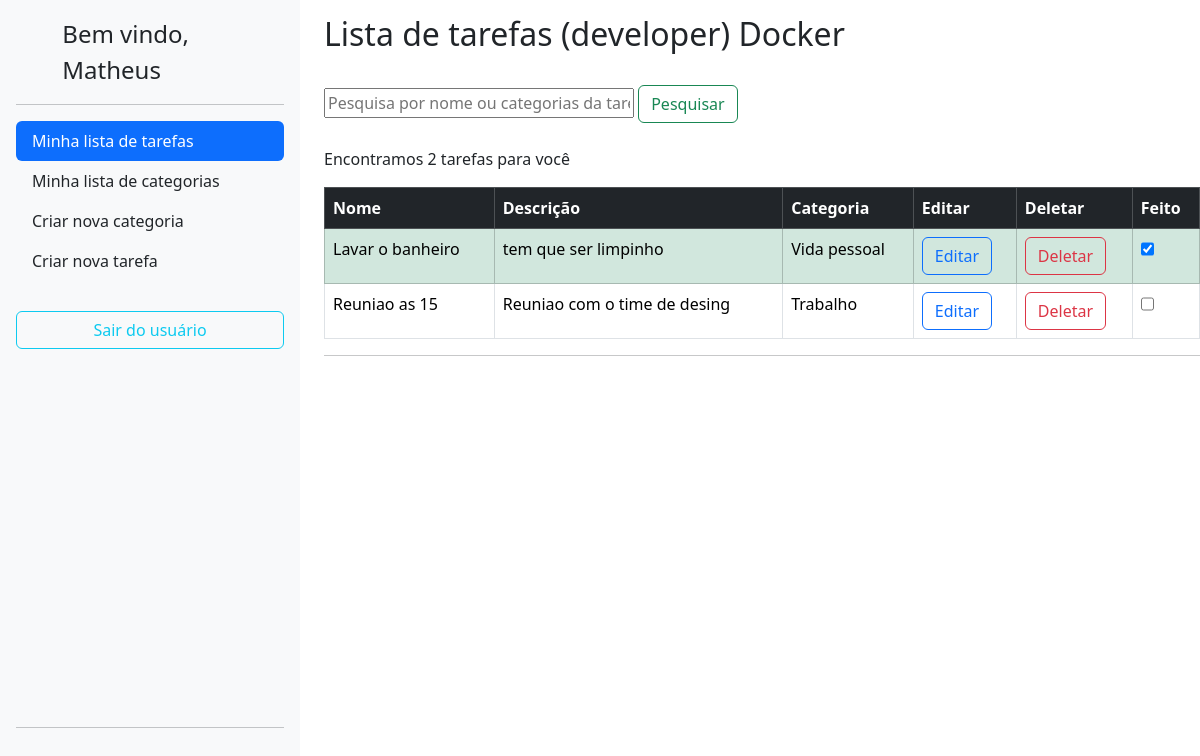
Page / (signed in) on the committed database.
### lizetest/accounts/models.py (models this page shows, shortened)
class User(AbstractBaseUser, PermissionsMixin):
	username = models.CharField(
		_('username'),
		max_length=150,
		unique=True,
		help_text=('150 caracteres ou menos. Letras, números e @/./+/-/_ apenas.'),
		error_messages={
			'unique': _("A user with that username already exists."),
		},
		null=True,
		blank=True
	)
	name = models.CharField(_('name'), max_length=100, blank=True)
	email = models.EmailField(_('email address'), unique=True)
	is_staff = models.BooleanField(
		_('staff status'),
		default=False,
		help_text=_('Designates whether the user can log into this admin site.'),
	)
	is_active = models.BooleanField(
		_('active'),
		default=True,
		help_text=_(
			'Designates whether this user should be treated as active. '
			'Unselect this instead of deleting accounts.'
		),
	)
	objects = UserManager()
	EMAIL_FIELD = 'email'
	USERNAME_FIELD = 'username'
	REQUIRED_FIELDS = ['email']
	class Meta:
		verbose_name = 'usuário'
		verbose_name_plural = 'usuários'

### lizetest/todo/models.py (models this page shows, shortened)
class Task(BaseModel):
    title = models.CharField(max_length=255)
    description = models.TextField()
    category = models.ForeignKey(Category, on_delete=models.CASCADE)
    completion_date = models.DateTimeField(null=True, blank=True)
    completed = models.BooleanField(default=False)
    author = models.ForeignKey(User,on_delete=models.CASCADE,blank=True)

### lizetest/category/models.py (models this page shows)
class Category(BaseModel):
    name = models.CharField(max_length=255)
    author = models.ForeignKey(User,on_delete=models.CASCADE,blank=True)
    def __str__(self):
        return self.name

### lizetest/todo/views.py (the view)
# urls.py: path('', TaskListView.as_view(), name='task_list'),
class TaskListView(ListView,BaseViews):
    model = Task
    template_name = 'task_list.html'
    context_object_name = 'tasks'
    def get_queryset(self):
        queryset = Task.objects.filter(author=self.request.user)
        query = self.request.GET.get('query_task')
        if query:
            queryset = queryset.filter(
                Q(title__icontains=query) |
                Q(category__name__icontains=query)
            )
        return queryset
    def get_context_data(self, **kwargs):
        context = super().get_context_data(**kwargs)
        context['number_tasks'] = self.get_queryset().count()
        context['user'] = self.request.user.name
        return context

### lizetest/core/models.py (called while the page is built)
    def dispatch(self, request, *args, **kwargs):
        if not request.user.is_authenticated:
            return redirect('accounts:login')
        return super().dispatch(request, *args, **kwargs)

### lizetest/todo/templates/task_list.html (shortened to what this page needs)
{% extends 'base.html' %}
  {% block content %}
  <div class="row">
    <div class="col-auto">
      {% include 'sidebar.html' %}
    </div>
    <div class="col">
      <h2 style="padding-top: 15px;">Lista de tarefas (developer) Docker</h2><br>
      <form method="GET" action="{% url 'todo:task_list' %}">
        <input type="text" name="query_task" placeholder="Pesquisa por nome ou categorias da tarefa"
          style="width: 100%;max-width: 310px;">
        <button type="submit" class="btn btn-outline-success">Pesquisar</button>
      </form><br>
      <p>Encontramos {{number_tasks}} tarefas para você</p>
      <table class="table table-bordered">
        <thead>
          <tr class="table-dark">
            <th scope="col">Nome</th>
            <th scope="col">Descrição</th>
            <th scope="col">Categoria</th>
            <th scope="col">Editar</th>
            <th scope="col">Deletar</th>
            <th scope="col">Feito</th>
          </tr>
        </thead>
        <tbody>
          {% for task in tasks %}
          <tr class="{% if task.completed %}table-success{% endif %}">
            <td>{{task.title}}</td>
            <td>{{task.description}}</td>
            <td>{{task.category}}</td>
            <td>
              <a href="{% url 'todo:task_edit' pk=task.pk %}">
                <button type="button" class="btn btn-outline-primary btn-delete">Editar</button>
              </a>
            </td>
            <td>
              <a>
                <button type="button" class="btn btn-outline-danger btn-delete" data-task-id="{{ task.pk }}" data-task-name="{{task.title}}" is-completed="{% if task.completed %}true{% else %}false{% endif %}"
                >Deletar</button>
              </a>
            </td>
            <td>
              <input data-task-id="{{ task.pk }}" class="form-check" type="checkbox" id="flexSwitchCheckChecked"  {% if task.completed %}checked{% endif %}>
            </td>
          </tr>
          {% endfor %}
        </tbody>
      </table>
      <hr>
    </div>
  </div>
{% endblock %}

### lizetest/core/templates/sidebar.html (shortened to what this page needs)
<div class="d-flex flex-column flex-shrink-0 p-3 bg-light" style="width:300px; height: 95vh;">
    <a href="/" class="d-flex align-items-center mb-3 mb-md-0 me-md-auto link-dark text-decoration-none">
        <svg class="bi me-2" width="40" height="32">
            <use xlink:href="#bootstrap" />
        </svg>
        <span class="fs-4">Bem vindo, {{user}}</span>
    </a>
    <hr>
    <ul class="nav nav-pills flex-column mb-auto">
        <li class="nav-item">
            <a href="{% url 'todo:task_list' %}"
                class="nav-link {% if request.resolver_match.url_name == 'task_list' %}active{% else %}link-dark{% endif %}"
                aria-current="page">
                Minha lista de tarefas
            </a>
        </li>
        <li>
            <a href="{% url 'category:category_list' %}"
                class="nav-link {% if request.resolver_match.url_name == 'category_list' %}active{% else %}link-dark{% endif %}">
                Minha lista de categorias
            </a>
        </li>
        <li>
            <a href="{% url 'category:category_create' %}" class="nav-link link-dark">
                Criar nova categoria
            </a>
        </li>
        <li style="padding-bottom: 30px;">
            <a href="{% url 'todo:task_create' %}" class="nav-link link-dark">
                Criar nova tarefa
            </a>
        </li>
        <button type="button" class="btn btn-outline-info" id="btn-signout"> Sair do usuário  </button>
    </ul>
    <hr>
</div>

### rows in the picture
User: name "Matheus"
Task: title "Lavar o banheiro", description "tem que ser limpinho", category "Vida pessoal", completed "☑"
Task: title "Reuniao as 15", description "Reuniao com o time de desing", category "Trabalho"

### other values in the picture
{{ number_tasks }} "2"
